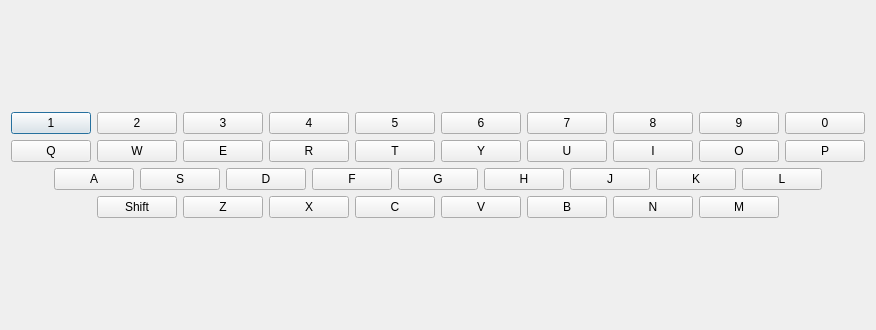
<?xml version="1.0" encoding="UTF-8"?>
<ui version="4.0">
 <class>PlayWindow</class>
 <widget class="QDialog" name="PlayWindow">
  <property name="geometry">
   <rect>
    <x>0</x>
    <y>0</y>
    <width>872</width>
    <height>330</height>
   </rect>
  </property>
  <property name="windowTitle">
   <string>Dialog</string>
  </property>
  <layout class="QGridLayout" name="gridLayout">
   <item row="0" column="0">
    <layout class="QVBoxLayout" name="verticalLayout">
     <item>
      <layout class="QHBoxLayout" name="horizontalLayout">
       <item>
        <spacer name="horizontalSpacer_8">
         <property name="orientation">
          <enum>Qt::Horizontal</enum>
         </property>
         <property name="sizeHint" stdset="0">
          <size>
           <width>40</width>
           <height>20</height>
          </size>
         </property>
        </spacer>
       </item>
       <item>
        <widget class="QPushButton" name="push1Button">
         <property name="text">
          <string>1</string>
         </property>
        </widget>
       </item>
       <item>
        <widget class="QPushButton" name="push2Button">
         <property name="text">
          <string>2</string>
         </property>
        </widget>
       </item>
       <item>
        <widget class="QPushButton" name="push3Button">
         <property name="text">
          <string>3</string>
         </property>
        </widget>
       </item>
       <item>
        <widget class="QPushButton" name="push4Button">
         <property name="text">
          <string>4</string>
         </property>
        </widget>
       </item>
       <item>
        <widget class="QPushButton" name="push5Button">
         <property name="text">
          <string>5</string>
         </property>
        </widget>
       </item>
       <item>
        <widget class="QPushButton" name="push6Button">
         <property name="text">
          <string>6</string>
         </property>
        </widget>
       </item>
       <item>
        <widget class="QPushButton" name="push7Button">
         <property name="text">
          <string>7</string>
         </property>
        </widget>
       </item>
       <item>
        <widget class="QPushButton" name="push8Button">
         <property name="text">
          <string>8</string>
         </property>
        </widget>
       </item>
       <item>
        <widget class="QPushButton" name="push9Button">
         <property name="text">
          <string>9</string>
         </property>
        </widget>
       </item>
       <item>
        <widget class="QPushButton" name="push0Button">
         <property name="text">
          <string>0</string>
         </property>
        </widget>
       </item>
       <item>
        <spacer name="horizontalSpacer_6">
         <property name="orientation">
          <enum>Qt::Horizontal</enum>
         </property>
         <property name="sizeHint" stdset="0">
          <size>
           <width>40</width>
           <height>20</height>
          </size>
         </property>
        </spacer>
       </item>
      </layout>
     </item>
     <item>
      <layout class="QHBoxLayout" name="horizontalLayout_2">
       <item>
        <spacer name="horizontalSpacer_7">
         <property name="orientation">
          <enum>Qt::Horizontal</enum>
         </property>
         <property name="sizeHint" stdset="0">
          <size>
           <width>40</width>
           <height>20</height>
          </size>
         </property>
        </spacer>
       </item>
       <item>
        <widget class="QPushButton" name="keyQButton">
         <property name="cursor">
          <cursorShape>PointingHandCursor</cursorShape>
         </property>
         <property name="text">
          <string>Q</string>
         </property>
        </widget>
       </item>
       <item>
        <widget class="QPushButton" name="keyWButton">
         <property name="cursor">
          <cursorShape>PointingHandCursor</cursorShape>
         </property>
         <property name="text">
          <string>W</string>
         </property>
        </widget>
       </item>
       <item>
        <widget class="QPushButton" name="keyEButton">
         <property name="cursor">
          <cursorShape>PointingHandCursor</cursorShape>
         </property>
         <property name="text">
          <string>E</string>
         </property>
        </widget>
       </item>
       <item>
        <widget class="QPushButton" name="keyRButton">
         <property name="cursor">
          <cursorShape>PointingHandCursor</cursorShape>
         </property>
         <property name="text">
          <string>R</string>
         </property>
        </widget>
       </item>
       <item>
        <widget class="QPushButton" name="keyTButton">
         <property name="cursor">
          <cursorShape>PointingHandCursor</cursorShape>
         </property>
         <property name="text">
          <string>T</string>
         </property>
        </widget>
       </item>
       <item>
        <widget class="QPushButton" name="keyYButton">
         <property name="cursor">
          <cursorShape>PointingHandCursor</cursorShape>
         </property>
         <property name="text">
          <string>Y</string>
         </property>
        </widget>
       </item>
       <item>
        <widget class="QPushButton" name="keyUButton">
         <property name="cursor">
          <cursorShape>PointingHandCursor</cursorShape>
         </property>
         <property name="text">
          <string>U</string>
         </property>
        </widget>
       </item>
       <item>
        <widget class="QPushButton" name="keyIButton">
         <property name="cursor">
          <cursorShape>PointingHandCursor</cursorShape>
         </property>
         <property name="text">
          <string>I</string>
         </property>
        </widget>
       </item>
       <item>
        <widget class="QPushButton" name="keyOButton">
         <property name="cursor">
          <cursorShape>PointingHandCursor</cursorShape>
         </property>
         <property name="text">
          <string>O</string>
         </property>
        </widget>
       </item>
       <item>
        <widget class="QPushButton" name="keyPButton">
         <property name="cursor">
          <cursorShape>PointingHandCursor</cursorShape>
         </property>
         <property name="text">
          <string>P</string>
         </property>
        </widget>
       </item>
       <item>
        <spacer name="horizontalSpacer_5">
         <property name="orientation">
          <enum>Qt::Horizontal</enum>
         </property>
         <property name="sizeHint" stdset="0">
          <size>
           <width>40</width>
           <height>20</height>
          </size>
         </property>
        </spacer>
       </item>
      </layout>
     </item>
     <item>
      <layout class="QHBoxLayout" name="horizontalLayout_3">
       <item>
        <spacer name="horizontalSpacer_3">
         <property name="orientation">
          <enum>Qt::Horizontal</enum>
         </property>
         <property name="sizeHint" stdset="0">
          <size>
           <width>40</width>
           <height>20</height>
          </size>
         </property>
        </spacer>
       </item>
       <item>
        <widget class="QPushButton" name="keyAButton">
         <property name="cursor">
          <cursorShape>PointingHandCursor</cursorShape>
         </property>
         <property name="text">
          <string>A</string>
         </property>
        </widget>
       </item>
       <item>
        <widget class="QPushButton" name="keySButton">
         <property name="cursor">
          <cursorShape>PointingHandCursor</cursorShape>
         </property>
         <property name="text">
          <string>S</string>
         </property>
        </widget>
       </item>
       <item>
        <widget class="QPushButton" name="keyDButton">
         <property name="cursor">
          <cursorShape>PointingHandCursor</cursorShape>
         </property>
         <property name="text">
          <string>D</string>
         </property>
        </widget>
       </item>
       <item>
        <widget class="QPushButton" name="keyFButton">
         <property name="cursor">
          <cursorShape>PointingHandCursor</cursorShape>
         </property>
         <property name="text">
          <string>F</string>
         </property>
        </widget>
       </item>
       <item>
        <widget class="QPushButton" name="keyGButton">
         <property name="cursor">
          <cursorShape>PointingHandCursor</cursorShape>
         </property>
         <property name="text">
          <string>G</string>
         </property>
        </widget>
       </item>
       <item>
        <widget class="QPushButton" name="keyHButton">
         <property name="cursor">
          <cursorShape>PointingHandCursor</cursorShape>
         </property>
         <property name="text">
          <string>H</string>
         </property>
        </widget>
       </item>
       <item>
        <widget class="QPushButton" name="keyJButton">
         <property name="cursor">
          <cursorShape>PointingHandCursor</cursorShape>
         </property>
         <property name="text">
          <string>J</string>
         </property>
        </widget>
       </item>
       <item>
        <widget class="QPushButton" name="keyKButton">
         <property name="cursor">
          <cursorShape>PointingHandCursor</cursorShape>
         </property>
         <property name="text">
          <string>K</string>
         </property>
        </widget>
       </item>
       <item>
        <widget class="QPushButton" name="keyLButton">
         <property name="cursor">
          <cursorShape>PointingHandCursor</cursorShape>
         </property>
         <property name="text">
          <string>L</string>
         </property>
        </widget>
       </item>
       <item>
        <spacer name="horizontalSpacer_4">
         <property name="orientation">
          <enum>Qt::Horizontal</enum>
         </property>
         <property name="sizeHint" stdset="0">
          <size>
           <width>40</width>
           <height>20</height>
          </size>
         </property>
        </spacer>
       </item>
      </layout>
     </item>
     <item>
      <layout class="QHBoxLayout" name="horizontalLayout_4">
       <item>
        <spacer name="horizontalSpacer">
         <property name="orientation">
          <enum>Qt::Horizontal</enum>
         </property>
         <property name="sizeHint" stdset="0">
          <size>
           <width>40</width>
           <height>20</height>
          </size>
         </property>
        </spacer>
       </item>
       <item>
        <widget class="QPushButton" name="keyShiftButton">
         <property name="cursor">
          <cursorShape>PointingHandCursor</cursorShape>
         </property>
         <property name="text">
          <string>Shift</string>
         </property>
        </widget>
       </item>
       <item>
        <widget class="QPushButton" name="keyZButton">
         <property name="cursor">
          <cursorShape>PointingHandCursor</cursorShape>
         </property>
         <property name="text">
          <string>Z</string>
         </property>
        </widget>
       </item>
       <item>
        <widget class="QPushButton" name="keyXButton">
         <property name="cursor">
          <cursorShape>PointingHandCursor</cursorShape>
         </property>
         <property name="text">
          <string>X</string>
         </property>
        </widget>
       </item>
       <item>
        <widget class="QPushButton" name="keyCButton">
         <property name="cursor">
          <cursorShape>PointingHandCursor</cursorShape>
         </property>
         <property name="text">
          <string>C</string>
         </property>
        </widget>
       </item>
       <item>
        <widget class="QPushButton" name="keyVButton">
         <property name="cursor">
          <cursorShape>PointingHandCursor</cursorShape>
         </property>
         <property name="text">
          <string>V</string>
         </property>
        </widget>
       </item>
       <item>
        <widget class="QPushButton" name="keyBButton">
         <property name="cursor">
          <cursorShape>PointingHandCursor</cursorShape>
         </property>
         <property name="text">
          <string>B</string>
         </property>
        </widget>
       </item>
       <item>
        <widget class="QPushButton" name="keyNButton">
         <property name="cursor">
          <cursorShape>PointingHandCursor</cursorShape>
         </property>
         <property name="text">
          <string>N</string>
         </property>
        </widget>
       </item>
       <item>
        <widget class="QPushButton" name="keyMButton">
         <property name="cursor">
          <cursorShape>PointingHandCursor</cursorShape>
         </property>
         <property name="text">
          <string>M</string>
         </property>
        </widget>
       </item>
       <item>
        <spacer name="horizontalSpacer_2">
         <property name="orientation">
          <enum>Qt::Horizontal</enum>
         </property>
         <property name="sizeHint" stdset="0">
          <size>
           <width>40</width>
           <height>20</height>
          </size>
         </property>
        </spacer>
       </item>
      </layout>
     </item>
    </layout>
   </item>
  </layout>
 </widget>
 <resources/>
 <connections/>
</ui>
